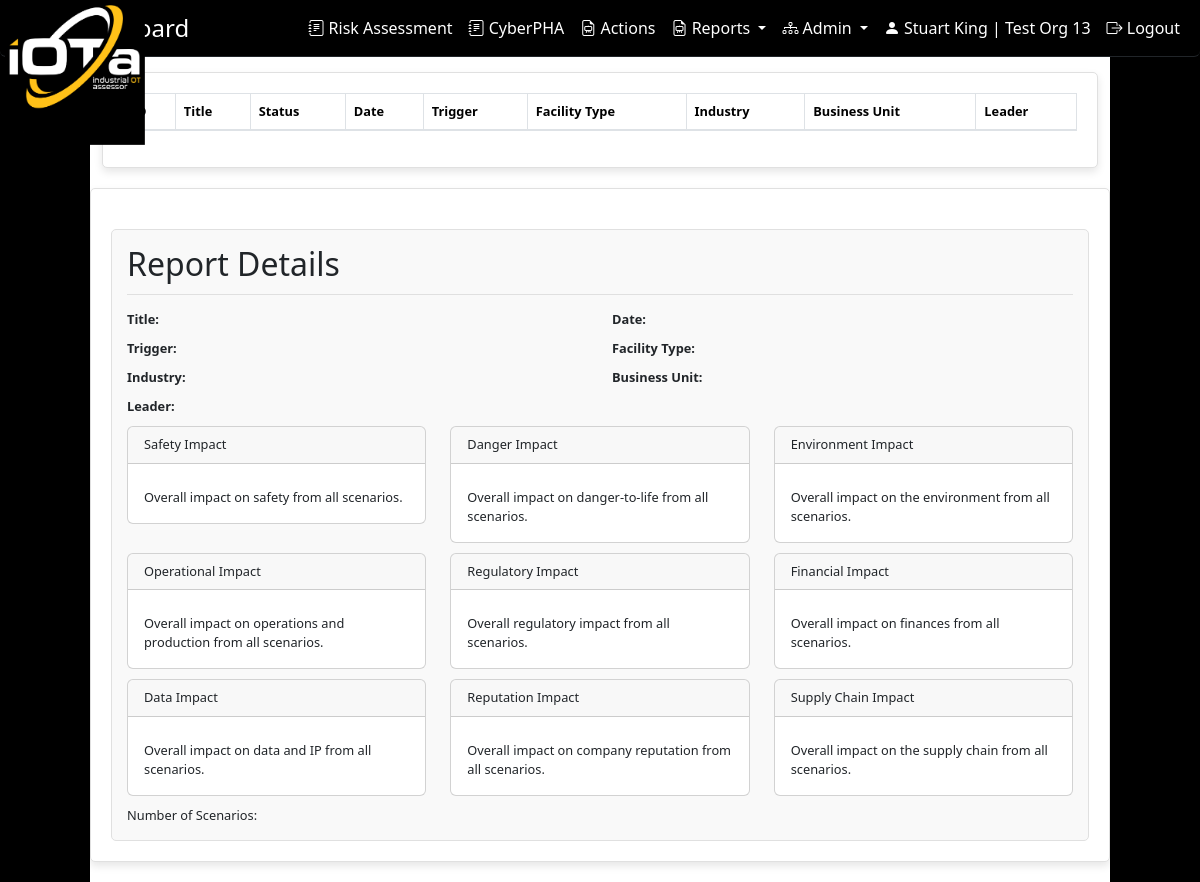
Before: /OTRisk/reports (signed in) with the older database file.
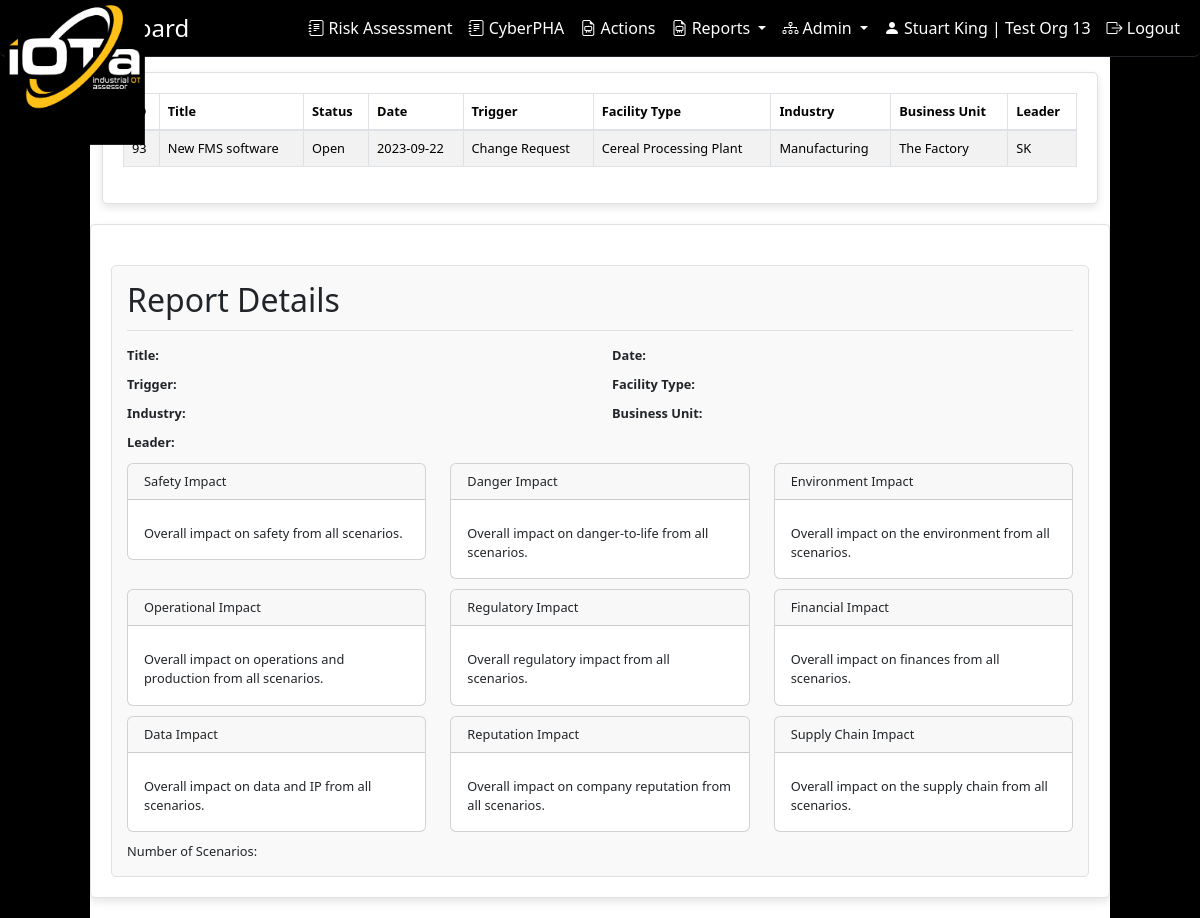
After: the same page with the newer database file.
### OTRisk/models/raw.py (models this page shows)
class RAWorksheet(models.Model):
    ID = models.AutoField(primary_key=True)
    RATitle = models.CharField(max_length=255)
    RADescription = models.CharField(max_length=255)
    RADate = models.CharField(max_length=255)
    RASynopsis = models.CharField(max_length=255)
    UserID = models.IntegerField()
    STATUS_CHOICES = [
        ("Open","Open"),
        ("Closed", "Closed"),
    ]
    StatusFlag = models.CharField(max_length=5, choices=STATUS_CHOICES, default='Open')
    RATrigger = models.CharField(max_length=25)
    AssessorName = models.CharField(max_length=50)
    BusinessUnit = models.CharField(max_length=50)
    BusinessUnitType = models.CharField(max_length=50)
    EmployeeCount = models.IntegerField(null=True, default=0)
    RegulatoryOversight = models.CharField(max_length=5)
    WalkdownID = models.IntegerField()
    industry = models.CharField(max_length=30)
    cyberPHAID = models.IntegerField(default=0)
    organization = models.ForeignKey(Organization, on_delete=models.CASCADE)
    revenue = models.IntegerField()
    insurance = models.IntegerField()
    deductable = models.IntegerField()
    class Meta:
        db_table = 'tblRAWorksheet'

### OTRisk/raw_views.py (the view)
# urls.py: path('reports', views.reports, name='reports'),
@login_required()
def reports(request):
    org_id = get_user_organization_id(request)
    qraw_reports = RAWorksheet.objects.filter(organization_id=org_id)
    organization_id_from_session = request.session.get('user_organization')
    users_in_organization = User.objects.filter(userprofile__organization__id=organization_id_from_session)
    pha_reports = tblCyberPHAHeader.objects.filter(UserID__in=users_in_organization)
    return render(request, 'report.html',
                  {'qraw_reports': qraw_reports,
                   'pha_reports': pha_reports})

### OTRisk/dashboard_views.py (called while the page is built)
def get_user_organization_id(request):
    user_profile = UserProfile.objects.get(user=request.user)
    request.session['user_organization'] = user_profile.organization.id
    return user_profile.organization.id

### OTRisk/templates/OTRisk/report.html (shortened to what the changed rows need)
{% load static %}
<!DOCTYPE html>
<html>
<head>
    <link rel="stylesheet" href="https://stackpath.bootstrapcdn.com/bootstrap/4.1.1/css/bootstrap.min.css">
    <link rel="stylesheet" href="https://cdnjs.cloudflare.com/ajax/libs/bootstrap-select/1.13.1/css/bootstrap-select.min.css">
    <link href="https://cdn.jsdelivr.net/npm/bootstrap-icons@1.7.1/font/bootstrap-icons.css" rel="stylesheet">
    <link rel="stylesheet" href="https://cdn.datatables.net/1.10.2/css/jquery.dataTables.min.css">
    <link href="https://cdn.jsdelivr.net/npm/select2@4.1.0-beta.1/dist/css/select2.min.css" rel="stylesheet" />
    {% load django_bootstrap5 %}
     {% bootstrap_css %}
</head>
<body>
<div class="row">
    <div class="col-md-10 custom-bg">
        <br><br><br>
        <div id="rawtableWrapper" class="table-wrapper">
        <table id="rawtable" class="table table-striped table-bordered small-font">
        <thead>
            <tr>
                <th>ID</th>
                <th>Title</th>
                <th>Status</th>
                <th>Date</th>
                <th>Trigger</th>
                <th>Facility Type</th>
                <th>Industry</th>
                <th>Business Unit</th>
                <th>Leader</th>
            </tr>
        </thead>
        <tbody>
            {% for qraw_reports in qraw_reports %}
                <tr
                    data-ID="{{ qraw_reports.ID }}"
                    data-revenue="{{ qraw_reports.revenue }}"
                    data-insurance="{{ qraw_reports.insurance }}"
                    data-deductable="{{ qraw_reports.deductable }}" class="selectable-row">
                    <td>{{ qraw_reports.ID }}</td>
                    <td>{{ qraw_reports.RATitle }}</td>
                    <td>{{ qraw_reports.StatusFlag }}</td>
                    <td>{{ qraw_reports.RADate }}</td>
                    <td>{{ qraw_reports.RATrigger }}</td>
                    <td>{{ qraw_reports.BusinessUnitType }}</td>
                    <td>{{ qraw_reports.industry }}</td>
                    <td>{{ qraw_reports.BusinessUnit }}</td>
                    <td>{{ qraw_reports.AssessorName }}</td>
                </tr>
            {% endfor %}
        </tbody>
        </table>
        </div>
    </div>
</div>
<div class="row">
            <div id="reportSection" class="col-md-10 table-wrapper small-font" >
                <div id="reportDetails">
                    <h2>Report Details</h2>
                </div>
            </div>
</div>
</body>
</html>

Changed rows visible on the page:
added RAWorksheet: ID "93", RATitle "New FMS software", StatusFlag "Open", RADate "2023-09-22", RATrigger "Change Request", BusinessUnitType "Cereal Processing Plant", industry "Manufacturing", BusinessUnit "The Factory", AssessorName "SK"
